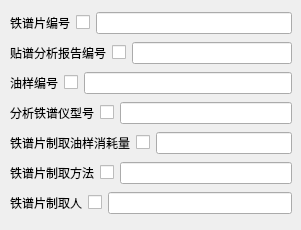
      <widget class="QWidget" name="tab_11">
       <attribute name="title">
        <string>铁谱制谱信息表</string>
       </attribute>
       <widget class="QWidget" name="layoutWidget">
        <property name="geometry">
         <rect>
          <x>10</x>
          <y>10</y>
          <width>282</width>
          <height>211</height>
         </rect>
        </property>
        <layout class="QVBoxLayout" name="verticalLayout_10">
         <item>
          <layout class="QHBoxLayout" name="horizontalLayout_45">
           <item>
            <widget class="QLabel" name="label_44">
             <property name="text">
              <string>铁谱片编号</string>
             </property>
            </widget>
           </item>
           <item>
            <widget class="QCheckBox" name="checkBox_43">
             <property name="text">
              <string/>
             </property>
            </widget>
           </item>
           <item>
            <widget class="QLineEdit" name="lineEdit_43"/>
           </item>
          </layout>
         </item>
         <item>
          <layout class="QHBoxLayout" name="horizontalLayout_65">
           <item>
            <widget class="QLabel" name="label_64">
             <property name="text">
              <string>贴谱分析报告编号</string>
             </property>
            </widget>
           </item>
           <item>
            <widget class="QCheckBox" name="checkBox_63">
             <property name="text">
              <string/>
             </property>
            </widget>
           </item>
           <item>
            <widget class="QLineEdit" name="lineEdit_63"/>
           </item>
          </layout>
         </item>
         <item>
          <layout class="QHBoxLayout" name="horizontalLayout_66">
           <item>
            <widget class="QLabel" name="label_65">
             <property name="text">
              <string>油样编号</string>
             </property>
            </widget>
           </item>
           <item>
            <widget class="QCheckBox" name="checkBox_64">
             <property name="text">
              <string/>
             </property>
            </widget>
           </item>
           <item>
            <widget class="QLineEdit" name="lineEdit_64"/>
           </item>
          </layout>
         </item>
         <item>
          <layout class="QHBoxLayout" name="horizontalLayout_67">
           <item>
            <widget class="QLabel" name="label_66">
             <property name="text">
              <string>分析铁谱仪型号</string>
             </property>
            </widget>
           </item>
           <item>
            <widget class="QCheckBox" name="checkBox_65">
             <property name="text">
              <string/>
             </property>
            </widget>
           </item>
           <item>
            <widget class="QLineEdit" name="lineEdit_65"/>
           </item>
          </layout>
         </item>
         <item>
          <layout class="QHBoxLayout" name="horizontalLayout_68">
           <item>
            <widget class="QLabel" name="label_67">
             <property name="text">
              <string>铁谱片制取油样消耗量</string>
             </property>
            </widget>
           </item>
           <item>
            <widget class="QCheckBox" name="checkBox_66">
             <property name="text">
              <string/>
             </property>
            </widget>
           </item>
           <item>
            <widget class="QLineEdit" name="lineEdit_66"/>
           </item>
          </layout>
         </item>
         <item>
          <layout class="QHBoxLayout" name="horizontalLayout_69">
           <item>
            <widget class="QLabel" name="label_68">
             <property name="text">
              <string>铁谱片制取方法</string>
             </property>
            </widget>
           </item>
           <item>
            <widget class="QCheckBox" name="checkBox_67">
             <property name="text">
              <string/>
             </property>
            </widget>
           </item>
           <item>
            <widget class="QLineEdit" name="lineEdit_67"/>
           </item>
          </layout>
         </item>
         <item>
          <layout class="QHBoxLayout" name="horizontalLayout_70">
           <item>
            <widget class="QLabel" name="label_69">
             <property name="text">
              <string>铁谱片制取人</string>
             </property>
            </widget>
           </item>
           <item>
            <widget class="QCheckBox" name="checkBox_68">
             <property name="text">
              <string/>
             </property>
            </widget>
           </item>
           <item>
            <widget class="QLineEdit" name="lineEdit_68"/>
           </item>
          </layout>
         </item>
        </layout>
       </widget>
      </widget>
